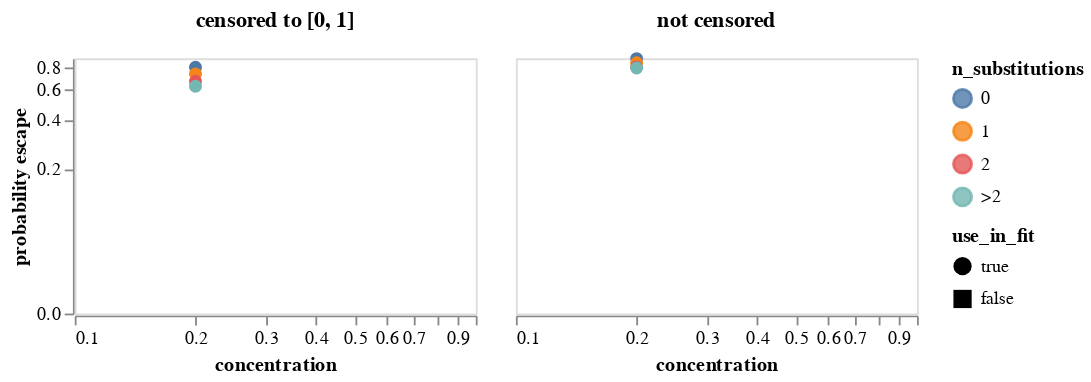

Notebook code for this chart:
### Markdown cell above
Get mean probability of escape across all variants with the indicated number of mutations.
Note we weight each retained variant equally regardless of how many barcode counts it has.
We plot means for both the censored (set to between 0 and 1)and uncensored prob escape.
Note that the plot uses a symlog scale for the y-axis.
Mouseover points for details.

### Code cell
max_aa_subs = prob_escape_filters["max_aa_subs"]

mean_prob_escape = (
    prob_escape.query("retain")
    .assign(
        n_substitutions=lambda x: (
            x["aa_substitutions"]
            .str.split()
            .map(len)
            .clip(upper=max_aa_subs)
            .map(lambda n: str(n) if n < max_aa_subs else f">{int(max_aa_subs - 1)}")
        ),
        prob_escape_uncensored=lambda x: x["prob_escape_uncensored"].clip(
            upper=prob_escape_filters["clip_uncensored_prob_escape"],
        ),
    )
    .groupby(
        ["sample", "concentration", "use_in_fit", "n_substitutions"], as_index=False
    )
    .aggregate(
        prob_escape=pd.NamedAgg("prob_escape", "mean"),
        prob_escape_uncensored=pd.NamedAgg("prob_escape_uncensored", "mean"),
        n_variants=pd.NamedAgg("barcode", "count"),
    )
    .rename(
        columns={
            "prob_escape": "censored to [0, 1]",
            "prob_escape_uncensored": "not censored",
        }
    )
    .melt(
        id_vars=[
            "sample",
            "concentration",
            "use_in_fit",
            "n_substitutions",
            "n_variants",
        ],
        var_name="censored",
        value_name="probability escape",
    )
)

print(f"Writing mean prob escape for samples used in fit to {prob_escape_mean_csv}")
mean_prob_escape.to_csv(prob_escape_mean_csv, index=False, float_format="%.4g")

mean_prob_escape_chart = (
    alt.Chart(mean_prob_escape)
    .encode(
        x=alt.X("concentration", scale=alt.Scale(type="log")),
        y=alt.Y(
            "probability escape",
            scale=alt.Scale(type="symlog", constant=0.04),
        ),
        column=alt.Column(
            "censored",
            title=None,
            header=alt.Header(labelFontWeight="bold", labelFontSize=12),
        ),
        color=alt.Color("n_substitutions"),
        tooltip=[
            alt.Tooltip(c, format=".3g") if c == "probability escape" else c
            for c in mean_prob_escape.columns
        ],
        shape=alt.Shape("use_in_fit", scale=alt.Scale(domain=[True, False])),
    )
    .mark_line(point=True, size=0.75, opacity=0.8)
    .properties(width=220, height=140)
    .configure_axis(grid=False)
    .configure_point(size=50)
)

mean_prob_escape_chart

### Figure 1 — Vega-Lite specification as saved in the notebook (floating-point values rounded to 4 significant figures)
{"config": {"view": {"continuousWidth": 300, "continuousHeight": 300}, "axis": {"grid": false}, "point": {"size": 50}}, "data": {"name": "data-35f34e8f51fe16bb1c8dbd5e64cbd6b3"}, "mark": {"type": "line", "opacity": 0.8, "point": true, "size": 0.75}, "encoding": {"color": {"field": "n_substitutions", "type": "nominal"}, "column": {"field": "censored", "header": {"labelFontSize": 12, "labelFontWeight": "bold"}, "title": null, "type": "nominal"}, "shape": {"field": "use_in_fit", "scale": {"domain": [true, false]}, "type": "nominal"}, "tooltip": [{"field": "sample", "type": "nominal"}, {"field": "concentration", "type": "quantitative"}, {"field": "use_in_fit", "type": "nominal"}, {"field": "n_substitutions", "type": "nominal"}, {"field": "n_variants", "type": "quantitative"}, {"field": "censored", "type": "nominal"}, {"field": "probability escape", "format": ".3g", "type": "quantitative"}], "x": {"field": "concentration", "scale": {"type": "log"}, "type": "quantitative"}, "y": {"field": "probability escape", "scale": {"constant": 0.04, "type": "symlog"}, "type": "quantitative"}}, "height": 140, "width": 220, "$schema": "https://vega.github.io/schema/vega-lite/v5.8.0.json", "datasets": {"data-35f34e8f51fe16bb1c8dbd5e64cbd6b3": [{"sample": "LibA-230725-minibinder-0.2", "concentration": 0.2, "use_in_fit": true, "n_substitutions": "0", "n_variants": 9200, "censored": "censored to [0, 1]", "probability escape": 0.8024}, {"sample": "LibA-230725-minibinder-0.2", "concentration": 0.2, "use_in_fit": true, "n_substitutions": "1", "n_variants": 44077, "censored": "censored to [0, 1]", "probability escape": 0.7345}, {"sample": "LibA-230725-minibinder-0.2", "concentration": 0.2, "use_in_fit": true, "n_substitutions": "2", "n_variants": 13235, "censored": "censored to [0, 1]", "probability escape": 0.6675}, {"sample": "LibA-230725-minibinder-0.2", "concentration": 0.2, "use_in_fit": true, "n_substitutions": ">2", "n_variants": 2020, "censored": "censored to [0, 1]", "probability escape": 0.6251}, {"sample": "LibA-230725-minibinder-0.2", "concentration": 0.2, "use_in_fit": true, "n_substitutions": "0", "n_variants": 9200, "censored": "not censored", "probability escape": 0.897}, {"sample": "LibA-230725-minibinder-0.2", "concentration": 0.2, "use_in_fit": true, "n_substitutions": "1", "n_variants": 44077, "censored": "not censored", "probability escape": 0.8497}, {"sample": "LibA-230725-minibinder-0.2", "concentration": 0.2, "use_in_fit": true, "n_substitutions": "2", "n_variants": 13235, "censored": "not censored", "probability escape": 0.8053}, {"sample": "LibA-230725-minibinder-0.2", "concentration": 0.2, "use_in_fit": true, "n_substitutions": ">2", "n_variants": 2020, "censored": "not censored", "probability escape": 0.7939}]}}
